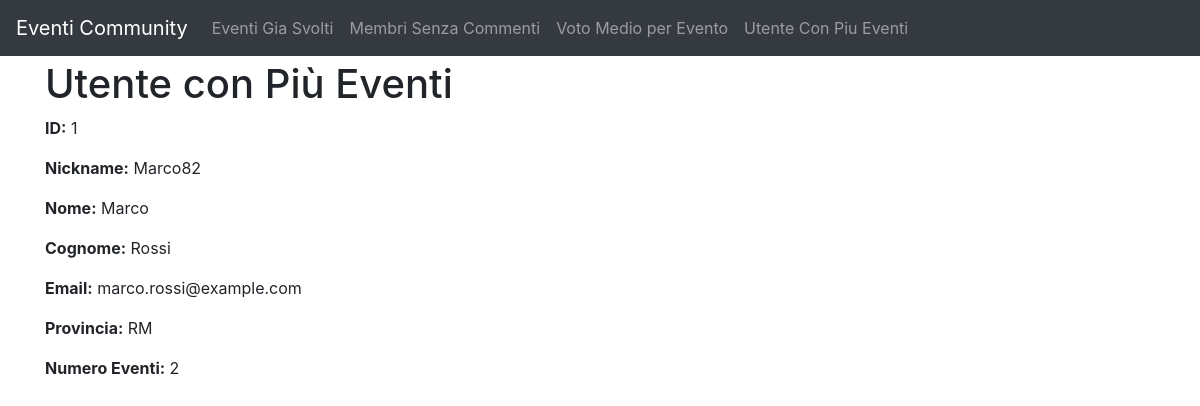
The app's page /utente_con_piu_eventi with its own data.
### tables this page shows
CREATE TABLE MEMBRO (
    id INTEGER PRIMARY KEY AUTOINCREMENT,
    nickname VARCHAR(50) NOT NULL UNIQUE,
    nome VARCHAR(50) NOT NULL,
    cognome VARCHAR(50) NOT NULL,
    email VARCHAR(100) NOT NULL UNIQUE,
    password VARCHAR(255) NOT NULL,
    provincia VARCHAR(2) NOT NULL
);

### app.py (the view)
@app.route('/utente_con_piu_eventi')
def utente_con_piu_eventi():
    utente = get_utente_con_piu_eventi()
    return render_template('utente_con_piu_eventi.html', utente=utente)

### database.py (called while the page is built)
def get_db():
    db = getattr(g, '_database', None)
    if db is None:
        db = g._database = sqlite3.connect('eventi_community.db')
        db.row_factory = sqlite3.Row
    return db

def get_utente_con_piu_eventi():
    db = get_db()
    query = """
        SELECT m.id, m.nickname, m.nome, m.cognome, m.email, m.provincia, COUNT(e.id) AS num_eventi
        FROM MEMBRO m
        JOIN EVENTO e ON m.id = e.membro_id
        GROUP BY m.id
        ORDER BY num_eventi DESC
        LIMIT 1
    """
    cursor = db.execute(query)
    row = cursor.fetchone()
    utente = dict(row) if row else None
    return utente

### templates/utente_con_piu_eventi.html
{% extends "base.html" %}
{% block content %}
    <h1>Utente con Più Eventi</h1>
    {% if utente %}
        <p><strong>ID:</strong> {{ utente.id }}</p>
        <p><strong>Nickname:</strong> {{ utente.nickname }}</p>
        <p><strong>Nome:</strong> {{ utente.nome }}</p>
        <p><strong>Cognome:</strong> {{ utente.cognome }}</p>
        <p><strong>Email:</strong> {{ utente.email }}</p>
        <p><strong>Provincia:</strong> {{ utente.provincia }}</p>
        <p><strong>Numero Eventi:</strong> {{ utente.num_eventi }}</p>
    {% else %}
        <p>Nessun utente trovato.</p>
    {% endif %}
{% endblock %}

### templates/base.html (style rules this page uses)
body { padding-top: 60px; }

### records on screen
MEMBRO: id "1", nickname "Marco82", nome "Marco", cognome "Rossi", email "marco.rossi@example.com", provincia "RM"

### other values on screen
{{ utente.num_eventi }} "2"
